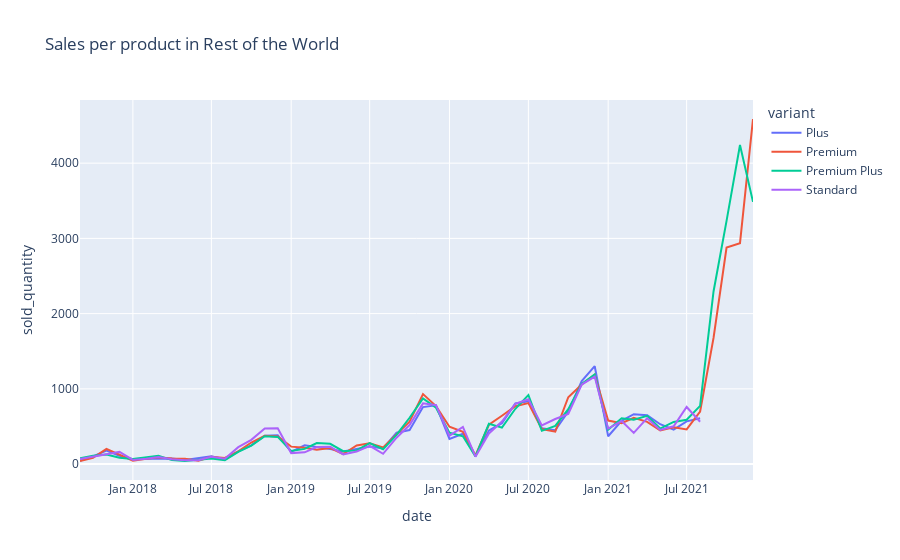

Write notebook code for a chart like this one.
### Code cell
sales_per_month = dracula_sales_row.groupby(['date', 'variant'])['sold_quantity'].sum().reset_index()
sales_per_month

fig = px.line(sales_per_month,
              x="date", y="sold_quantity",title='Sales per product in Rest of the World', color='variant'
               )
fig.show()

### Figure 1 — Plotly figure (JSON) as saved in the notebook; plotly's stock layout.template omitted (floating-point values rounded to 4 significant figures)
{"data": [{"hovertemplate": "variant=Plus<br>date=%{x}<br>sold_quantity=%{y}<extra></extra>", "legendgroup": "Plus", "line": {"color": "#636efa", "dash": "solid"}, "marker": {"symbol": "circle"}, "mode": "lines", "name": "Plus", "orientation": "v", "showlegend": true, "type": "scatter", "x": ["2017-09-01", "2017-10-01", "2017-11-01", "2017-12-01", "2018-01-01", "2018-02-01", "2018-03-01", "2018-04-01", "2018-05-01", "2018-06-01", "2018-07-01", "2018-08-01", "2018-09-01", "2018-10-01", "2018-11-01", "2018-12-01", "2019-01-01", "2019-02-01", "2019-03-01", "2019-04-01", "2019-05-01", "2019-06-01", "2019-07-01", "2019-08-01", "2019-09-01", "2019-10-01", "2019-11-01", "2019-12-01", "2020-01-01", "2020-02-01", "2020-03-01", "2020-04-01", "2020-05-01", "2020-06-01", "2020-07-01", "2020-08-01", "2020-09-01", "2020-10-01", "2020-11-01", "2020-12-01", "2021-01-01", "2021-02-01", "2021-03-01", "2021-04-01", "2021-05-01", "2021-06-01", "2021-07-01", "2021-08-01"], "xaxis": "x", "y": [42, 103, 178, 110, 66, 70, 81, 75, 55, 78, 104, 60, 168, 248, 378, 384, 163, 249, 229, 200, 169, 199, 232, 207, 417, 452, 758, 781, 335, 402, 109, 446, 544, 805, 834, 478, 450, 700, 1103, 1301, 370, 574, 663, 648, 530, 458, 568, 610], "yaxis": "y"}, {"hovertemplate": "variant=Premium<br>date=%{x}<br>sold_quantity=%{y}<extra></extra>", "legendgroup": "Premium", "line": {"color": "#EF553B", "dash": "solid"}, "marker": {"symbol": "circle"}, "mode": "lines", "name": "Premium", "orientation": "v", "showlegend": true, "type": "scatter", "x": ["2017-09-01", "2017-10-01", "2017-11-01", "2017-12-01", "2018-01-01", "2018-02-01", "2018-03-01", "2018-04-01", "2018-05-01", "2018-06-01", "2018-07-01", "2018-08-01", "2018-09-01", "2018-10-01", "2018-11-01", "2018-12-01", "2019-01-01", "2019-02-01", "2019-03-01", "2019-04-01", "2019-05-01", "2019-06-01", "2019-07-01", "2019-08-01", "2019-09-01", "2019-10-01", "2019-11-01", "2019-12-01", "2020-01-01", "2020-02-01", "2020-03-01", "2020-04-01", "2020-05-01", "2020-06-01", "2020-07-01", "2020-08-01", "2020-09-01", "2020-10-01", "2020-11-01", "2020-12-01", "2021-01-01", "2021-02-01", "2021-03-01", "2021-04-01", "2021-05-01", "2021-06-01", "2021-07-01", "2021-08-01", "2021-09-01", "2021-10-01", "2021-11-01", "2021-12-01"], "xaxis": "x", "y": [41, 82, 203, 123, 45, 70, 92, 74, 72, 46, 96, 81, 169, 287, 377, 366, 232, 218, 191, 214, 134, 247, 276, 222, 389, 563, 931, 771, 497, 430, 115, 523, 642, 770, 810, 466, 431, 889, 1057, 1190, 579, 544, 614, 562, 447, 490, 461, 699, 1677, 2878, 2937, 4587], "yaxis": "y"}, {"hovertemplate": "variant=Premium Plus<br>date=%{x}<br>sold_quantity=%{y}<extra></extra>", "legendgroup": "Premium Plus", "line": {"color": "#00cc96", "dash": "solid"}, "marker": {"symbol": "circle"}, "mode": "lines", "name": "Premium Plus", "orientation": "v", "showlegend": true, "type": "scatter", "x": ["2017-09-01", "2017-10-01", "2017-11-01", "2017-12-01", "2018-01-01", "2018-02-01", "2018-03-01", "2018-04-01", "2018-05-01", "2018-06-01", "2018-07-01", "2018-08-01", "2018-09-01", "2018-10-01", "2018-11-01", "2018-12-01", "2019-01-01", "2019-02-01", "2019-03-01", "2019-04-01", "2019-05-01", "2019-06-01", "2019-07-01", "2019-08-01", "2019-09-01", "2019-10-01", "2019-11-01", "2019-12-01", "2020-01-01", "2020-02-01", "2020-03-01", "2020-04-01", "2020-05-01", "2020-06-01", "2020-07-01", "2020-08-01", "2020-09-01", "2020-10-01", "2020-11-01", "2020-12-01", "2021-01-01", "2021-02-01", "2021-03-01", "2021-04-01", "2021-05-01", "2021-06-01", "2021-07-01", "2021-08-01", "2021-09-01", "2021-10-01", "2021-11-01", "2021-12-01"], "xaxis": "x", "y": [78, 110, 127, 85, 67, 89, 111, 53, 42, 57, 75, 52, 161, 246, 370, 361, 175, 202, 280, 270, 171, 182, 280, 197, 388, 616, 872, 749, 418, 370, 102, 536, 484, 735, 918, 442, 508, 729, 1064, 1192, 457, 610, 589, 641, 472, 560, 589, 774, 2294, 3232, 4241, 3485], "yaxis": "y"}, {"hovertemplate": "variant=Standard<br>date=%{x}<br>sold_quantity=%{y}<extra></extra>", "legendgroup": "Standard", "line": {"color": "#ab63fa", "dash": "solid"}, "marker": {"symbol": "circle"}, "mode": "lines", "name": "Standard", "orientation": "v", "showlegend": true, "type": "scatter", "x": ["2017-09-01", "2017-10-01", "2017-11-01", "2017-12-01", "2018-01-01", "2018-02-01", "2018-03-01", "2018-04-01", "2018-05-01", "2018-06-01", "2018-07-01", "2018-08-01", "2018-09-01", "2018-10-01", "2018-11-01", "2018-12-01", "2019-01-01", "2019-02-01", "2019-03-01", "2019-04-01", "2019-05-01", "2019-06-01", "2019-07-01", "2019-08-01", "2019-09-01", "2019-10-01", "2019-11-01", "2019-12-01", "2020-01-01", "2020-02-01", "2020-03-01", "2020-04-01", "2020-05-01", "2020-06-01", "2020-07-01", "2020-08-01", "2020-09-01", "2020-10-01", "2020-11-01", "2020-12-01", "2021-01-01", "2021-02-01", "2021-03-01", "2021-04-01", "2021-05-01", "2021-06-01", "2021-07-01", "2021-08-01"], "xaxis": "x", "y": [67, 98, 127, 162, 55, 70, 95, 63, 52, 51, 96, 72, 225, 322, 472, 476, 146, 156, 226, 231, 129, 166, 243, 137, 351, 519, 807, 782, 378, 494, 98, 405, 565, 802, 862, 515, 599, 667, 1057, 1162, 472, 572, 415, 610, 453, 502, 759, 563], "yaxis": "y"}], "layout": {"legend": {"title": {"text": "variant"}, "tracegroupgap": 0}, "title": {"text": "Sales per product in Rest of the World"}, "xaxis": {"anchor": "y", "domain": [0, 1], "title": {"text": "date"}}, "yaxis": {"anchor": "x", "domain": [0, 1], "title": {"text": "sold_quantity"}}}}
